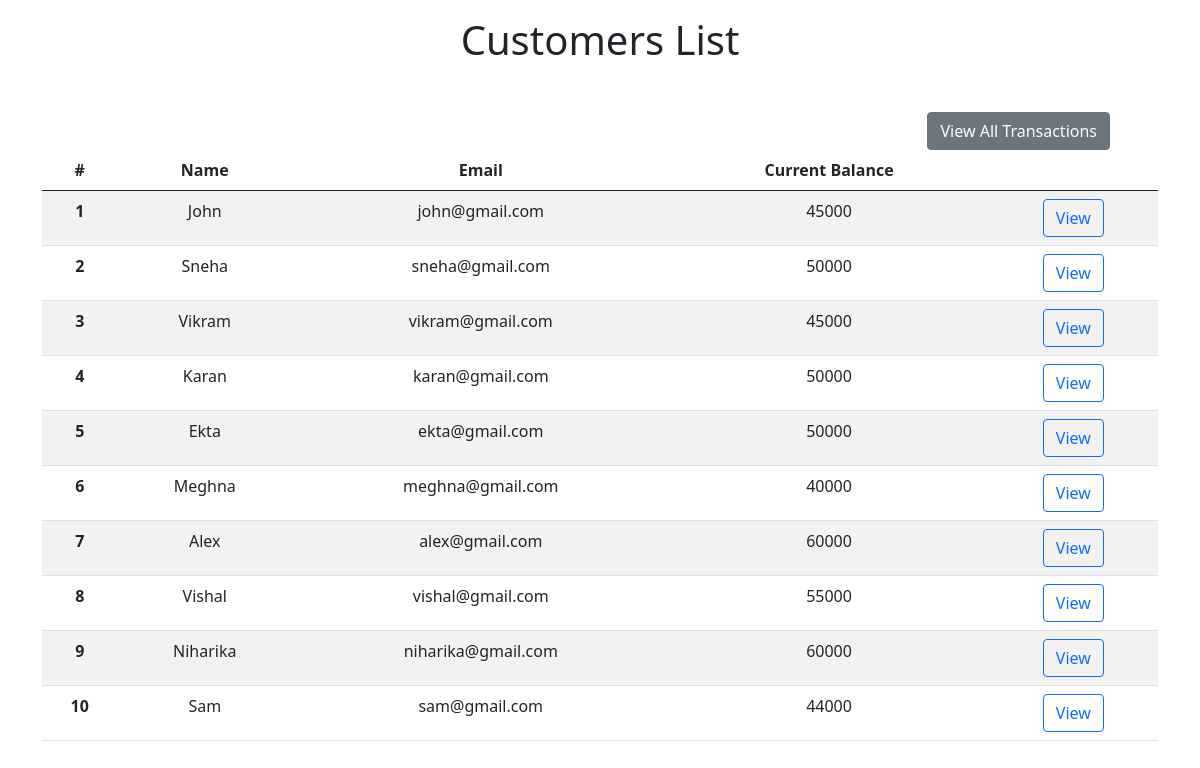
Before: / with the older database file.
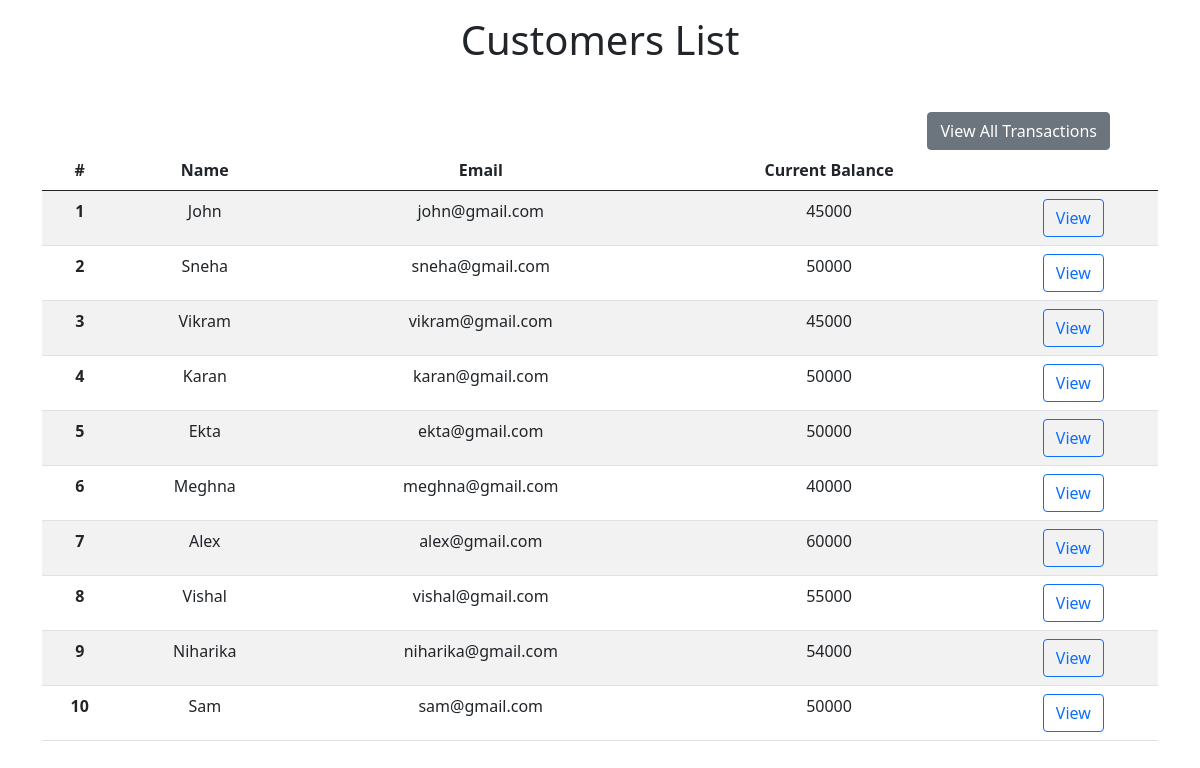
After: the same page with the newer database file.
### Bank/models.py (models this page shows)
class Customer(models.Model):
    name= models.CharField(max_length=100)
    email= models.EmailField(max_length=100)
    phone= models.CharField(max_length=100)
    city= models.CharField(max_length=100)
    current_balance= models.IntegerField()

### Bank/views.py (the view)
# urls.py: path('',views.index,name='index'),
def index(request):
    id1=request.GET.get('id1')
    customers= Customer.objects.all
    return render(request,'index.html',{'customers':customers,'id1':id1})

### templates/index.html (shortened to what this page needs)
<!DOCTYPE html>
<html lang="en">
<head>
    <link href="https://cdn.jsdelivr.net/npm/bootstrap@5.1.0/dist/css/bootstrap.min.css" rel="stylesheet">
</head>
<body>
    <div class="container text-center">
    {%if id1 is None%}
        <h1 class="mb-5 mt-3 text-center">Customers List</h1>
        <a href="viewtransact" class="btn btn-secondary mx-5" style="float:right; display:flex;">View All Transactions</a>
    {%else %}
    <h1 class="my-5 text-center">Select a Cutomer to Transact with</h1>
    {%endif%}
        <table class="table table-striped table-hover">
            <thead>
                <tr>
                    <th scope="col">#</th>
                    <th scope="col">Name</th>
                    <th scope="col">Email</th>
                    <th scope="col">Current Balance</th>
                    <th></th>
                </tr>
            </thead>
            <tbody>
                {%for cust in customers%}
                <tr>
                    <th scope="row">{{cust.id}}</th>
                    <td>{{cust.name}}</td>
                    <td>{{cust.email}}</td>
                    <td>{{cust.current_balance}}</td>
                    {%if id1 is None%}
                    <td><a href='viewcust?id={{cust.id}}' class="btn btn-outline-primary">View</a></td>
                    {%else %}
                    <td><a href='transact?id1={{id1}}&id2={{cust.id}}' class="btn btn-outline-success">Transact</a></td>
                    {%endif%}
                </tr>
                {%endfor%}
            </tbody>
        </table>
    </div>
</body>
</html>

Changed rows visible on the page:
changed Customer "Niharika": current_balance "60000" → "54000"
changed Customer "Sam": current_balance "44000" → "50000"
